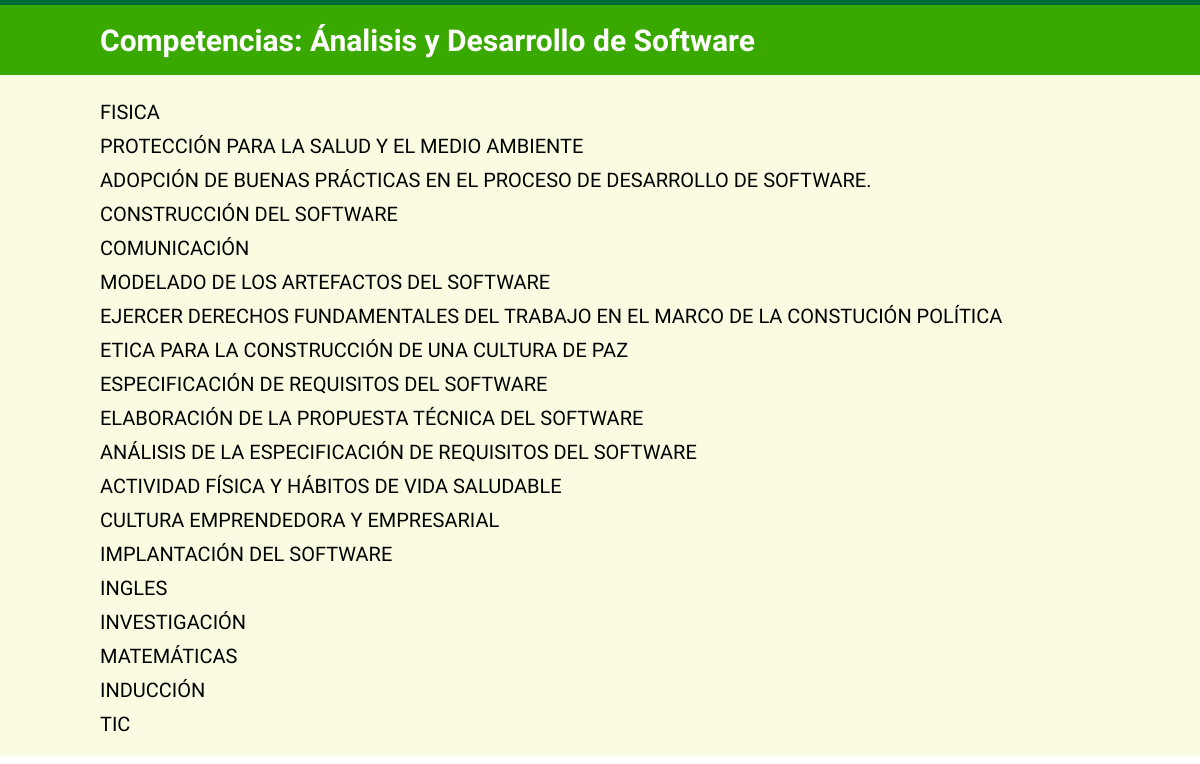
The page / on the database its author committed.
### adsopf/models.py (models this page shows, shortened)
class CompetenciaLaboral(models.Model):
    nombre = models.CharField(max_length=90)
    resultados_aprendizaje = models.TextField(max_length=930)
    criterios_evaluacion = models.TextField(max_length=3000)

### adsopf/views.py (the view)
# urls.py: path('',views.lista_competencias), # Al ingresar ejecuta la vista lista_competencias.
def lista_competencias(request):
    competencias = CompetenciaLaboral.objects.all()
    return render(request, 'index.html', {
        'competencias': competencias, 'menu': True
        })

### adsopf/templates/index.html (shortened to what this page needs)
{% extends 'header.html' %}
{% load static %}
    {% block content %}
    <main class="main">
            {% if menu %}
            <ul class="ul" >
                {% for competencia in competencias %}
                <li class="li">
                    <a href="{% url 'detalle_competencia' competencia.id %}" class="li__a">{{ competencia.nombre }}</a>
                </li>
                {% endfor %}
            </ul>
            {% endif %}
    </main>
    {% endblock %}

### adsopf/static/css/index.css (style rules this page uses)
* { margin: 0; padding: 0; }
.main { padding-top: 70px; width: 100%; display: flex; background-color: #FBFBE2; }
.ul { margin: 20px 100px; }
.li { margin: 10px 0 0 0; list-style: none; }
.li__a { color: #000; font-size: 20px; font-weight: 400; text-decoration: none; }

### rows shown on the page
CompetenciaLaboral: nombre "FISICA"
CompetenciaLaboral: nombre "PROTECCIÓN PARA LA SALUD Y EL MEDIO AMBIENTE"
CompetenciaLaboral: nombre "ADOPCIÓN DE BUENAS PRÁCTICAS EN EL PROCESO DE DESARROLLO DE SOFTWARE."
CompetenciaLaboral: nombre "CONSTRUCCIÓN DEL SOFTWARE"
CompetenciaLaboral: nombre "COMUNICACIÓN"
CompetenciaLaboral: nombre "MODELADO DE LOS ARTEFACTOS DEL SOFTWARE"
CompetenciaLaboral: nombre "EJERCER DERECHOS FUNDAMENTALES DEL TRABAJO EN EL MARCO DE LA CONSTUCIÓN POLÍTICA"
CompetenciaLaboral: nombre "ETICA PARA LA CONSTRUCCIÓN DE UNA CULTURA DE PAZ"
CompetenciaLaboral: nombre "ESPECIFICACIÓN DE REQUISITOS DEL SOFTWARE"
CompetenciaLaboral: nombre "ELABORACIÓN DE LA PROPUESTA TÉCNICA DEL SOFTWARE"
CompetenciaLaboral: nombre "ANÁLISIS DE LA ESPECIFICACIÓN DE REQUISITOS DEL SOFTWARE"
CompetenciaLaboral: nombre "ACTIVIDAD FÍSICA Y HÁBITOS DE VIDA SALUDABLE"
CompetenciaLaboral: nombre "CULTURA EMPRENDEDORA Y EMPRESARIAL"
CompetenciaLaboral: nombre "IMPLANTACIÓN DEL SOFTWARE"
CompetenciaLaboral: nombre "INGLES"
CompetenciaLaboral: nombre "INVESTIGACIÓN"
CompetenciaLaboral: nombre "MATEMÁTICAS"
CompetenciaLaboral: nombre "INDUCCIÓN"
CompetenciaLaboral: nombre "TIC"
